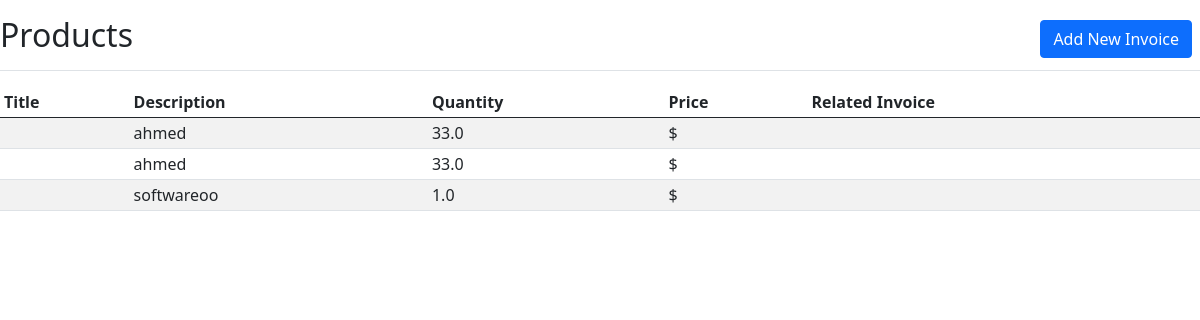
Screenshot of /invoice/products/ with the database file from the repository.
### invoice/models.py (models this page shows, shortened)
class ProductsModel(models.Model):
    Currency = [
    ('$', 'USD'),
    ('Euro', 'Euro'),
    ]
    description = models.CharField(null=True, blank=True,max_length=250)
    quantity = models.FloatField(null=True, blank=True)
    unitPrice = models.FloatField(null=True, blank=True)
    totalAmount = models.FloatField(null=True, blank=True)
    currency = models.CharField(choices=Currency, default='$', max_length=100)
    invoice = models.ForeignKey(InvoicesModel, blank=True, null=True, on_delete=models.CASCADE)
    uniqueId = models.CharField(null=True, blank=True, max_length=100)
    slug = models.SlugField(max_length=500, unique=True, blank=True, null=True)
    dateCreated = models.DateTimeField(blank=True, null=True)
    lastUpdated = models.DateTimeField(blank=True, null=True)

### invoice/views.py (the view)
# urls.py: path('products/', views.products, name="products"),
def products(request):
    context = {}
    products = ProductsModel.objects.all()
    context['products'] = products
    return render(request, 'products.html', context)

### invoice/templates/products.html (shortened to what this page needs)
{% load static %}
{% load crispy_forms_tags %}
{% block css %}
<link href="{% static 'assets/css/bootstrap.min.css' %}" rel="stylesheet">
{% endblock %}
{% block main %}
  <div class="d-flex justify-content-between flex-wrap flex-md-nowrap align-items-center pt-3 pb-2 mb-3 border-bottom">
    <h1 class="h2">Products</h1>
    <div class="btn-toolbar mb-2 mb-md-0">
      <div class="btn-group me-2">
        <a href="{% url 'invoices' %}"><button type="button" class="btn btn-primary">Add New Invoice</button></a>
      </div>
    </div>
  </div>
  {% if products|length > 0 %}
  <div class="table-responsive">
    <table class="table table-striped table-sm">
      <thead>
        <tr>
          <th>Title</th>
          <th>Description</th>
          <th>Quantity</th>
          <th>Price</th>
          <th>Related Invoice</th>
        </tr>
      </thead>
      <tbody>
        {% for product in products %}
      <tr>
        <td>{{product.title}}</td>
        <td>{{product.description}}</td>
        <td>{{product.quantity}}</td>
        <td>{{product.currency}} {{product.price}}</td>
        <td></td>
      </tr>
        {% endfor %}
      </tbody>
    </table>
  </div>
  {% endif %}
{% endblock %}

### rows the page displays
ProductsModel: description "ahmed", quantity "33.0", currency "$"
ProductsModel: description "ahmed", quantity "33.0", currency "$"
ProductsModel: description "softwareoo", quantity "1.0", currency "$"
